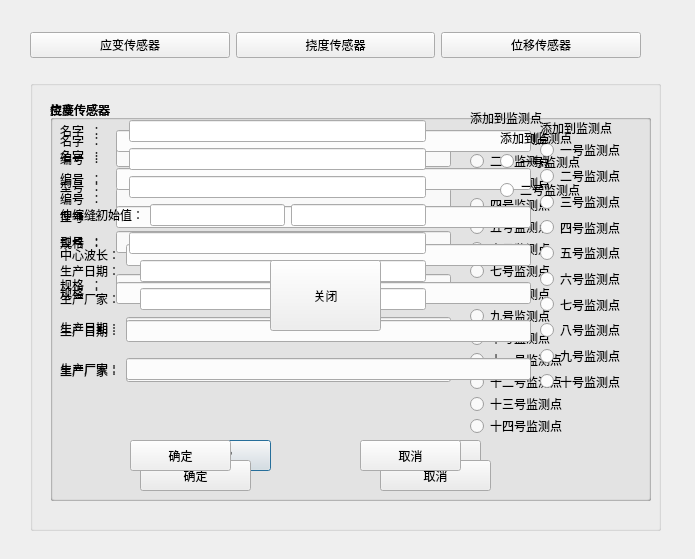
<?xml version="1.0" encoding="UTF-8"?>
<ui version="4.0">
 <class>sensorDialog</class>
 <widget class="QDialog" name="sensorDialog">
  <property name="geometry">
   <rect>
    <x>0</x>
    <y>0</y>
    <width>695</width>
    <height>559</height>
   </rect>
  </property>
  <property name="minimumSize">
   <size>
    <width>695</width>
    <height>559</height>
   </size>
  </property>
  <property name="maximumSize">
   <size>
    <width>695</width>
    <height>559</height>
   </size>
  </property>
  <property name="windowTitle">
   <string>Dialog</string>
  </property>
  <widget class="QGroupBox" name="groupBox">
   <property name="geometry">
    <rect>
     <x>30</x>
     <y>80</y>
     <width>631</width>
     <height>451</height>
    </rect>
   </property>
   <property name="title">
    <string/>
   </property>
   <property name="flat">
    <bool>true</bool>
   </property>
   <widget class="QGroupBox" name="naodu">
    <property name="geometry">
     <rect>
      <x>20</x>
      <y>20</y>
      <width>601</width>
      <height>401</height>
     </rect>
    </property>
    <property name="title">
     <string>挠度传感器</string>
    </property>
    <widget class="QWidget" name="layoutWidget_2">
     <property name="geometry">
      <rect>
       <x>10</x>
       <y>30</y>
       <width>391</width>
       <height>271</height>
      </rect>
     </property>
     <layout class="QVBoxLayout" name="verticalLayout_4">
      <item>
       <layout class="QHBoxLayout" name="horizontalLayout_16">
        <item>
         <widget class="QLabel" name="label_16">
          <property name="text">
           <string>名字  ：  </string>
          </property>
         </widget>
        </item>
        <item>
         <widget class="QLineEdit" name="lineEdit_15"/>
        </item>
       </layout>
      </item>
      <item>
       <layout class="QHBoxLayout" name="horizontalLayout_17">
        <item>
         <widget class="QLabel" name="label_17">
          <property name="text">
           <string>编号  ：  </string>
          </property>
         </widget>
        </item>
        <item>
         <widget class="QLineEdit" name="lineEdit_16"/>
        </item>
       </layout>
      </item>
      <item>
       <layout class="QHBoxLayout" name="horizontalLayout_18">
        <item>
         <widget class="QLabel" name="label_18">
          <property name="text">
           <string>型号  ：  </string>
          </property>
         </widget>
        </item>
        <item>
         <widget class="QLineEdit" name="lineEdit_17"/>
        </item>
       </layout>
      </item>
      <item>
       <layout class="QHBoxLayout" name="horizontalLayout_20">
        <item>
         <widget class="QLabel" name="label_20">
          <property name="text">
           <string>规格  ：  </string>
          </property>
         </widget>
        </item>
        <item>
         <widget class="QLineEdit" name="lineEdit_19"/>
        </item>
       </layout>
      </item>
      <item>
       <layout class="QHBoxLayout" name="horizontalLayout_21">
        <item>
         <widget class="QLabel" name="label_21">
          <property name="text">
           <string>生产日期：</string>
          </property>
         </widget>
        </item>
        <item>
         <widget class="QLineEdit" name="lineEdit_20"/>
        </item>
       </layout>
      </item>
      <item>
       <layout class="QHBoxLayout" name="horizontalLayout_22">
        <item>
         <widget class="QLabel" name="label_22">
          <property name="text">
           <string>生产厂家：</string>
          </property>
         </widget>
        </item>
        <item>
         <widget class="QLineEdit" name="lineEdit_21"/>
        </item>
       </layout>
      </item>
     </layout>
    </widget>
    <widget class="QLabel" name="label_19">
     <property name="geometry">
      <rect>
       <x>420</x>
       <y>10</y>
       <width>81</width>
       <height>16</height>
      </rect>
     </property>
     <property name="text">
      <string>添加到监测点</string>
     </property>
    </widget>
    <widget class="QPushButton" name="pushButton_8">
     <property name="geometry">
      <rect>
       <x>120</x>
       <y>340</y>
       <width>101</width>
       <height>31</height>
      </rect>
     </property>
     <property name="text">
      <string>确定</string>
     </property>
    </widget>
    <widget class="QPushButton" name="pushButton_9">
     <property name="geometry">
      <rect>
       <x>330</x>
       <y>340</y>
       <width>101</width>
       <height>31</height>
      </rect>
     </property>
     <property name="text">
      <string>取消</string>
     </property>
    </widget>
    <widget class="QWidget" name="layoutWidget">
     <property name="geometry">
      <rect>
       <x>420</x>
       <y>30</y>
       <width>101</width>
       <height>304</height>
      </rect>
     </property>
     <layout class="QVBoxLayout" name="verticalLayout_5">
      <item>
       <widget class="QRadioButton" name="radioButtonz1">
        <property name="text">
         <string>一号监测点</string>
        </property>
       </widget>
      </item>
      <item>
       <widget class="QRadioButton" name="radioButtonz2">
        <property name="text">
         <string>二号监测点</string>
        </property>
       </widget>
      </item>
      <item>
       <widget class="QRadioButton" name="radioButtonz3">
        <property name="text">
         <string>三号监测点</string>
        </property>
       </widget>
      </item>
      <item>
       <widget class="QRadioButton" name="radioButtonz4">
        <property name="text">
         <string>四号监测点</string>
        </property>
       </widget>
      </item>
      <item>
       <widget class="QRadioButton" name="radioButtonz5">
        <property name="text">
         <string>五号监测点</string>
        </property>
       </widget>
      </item>
      <item>
       <widget class="QRadioButton" name="radioButtonz6">
        <property name="text">
         <string>六号监测点</string>
        </property>
       </widget>
      </item>
      <item>
       <widget class="QRadioButton" name="radioButtonz7">
        <property name="text">
         <string>七号监测点</string>
        </property>
       </widget>
      </item>
      <item>
       <widget class="QRadioButton" name="radioButtonz8">
        <property name="text">
         <string>八号监测点</string>
        </property>
       </widget>
      </item>
      <item>
       <widget class="QRadioButton" name="radioButtonz9">
        <property name="text">
         <string>九号监测点</string>
        </property>
       </widget>
      </item>
      <item>
       <widget class="QRadioButton" name="radioButtonz10">
        <property name="text">
         <string>十号监测点</string>
        </property>
       </widget>
      </item>
      <item>
       <widget class="QRadioButton" name="radioButtonz11">
        <property name="text">
         <string>十一号监测点</string>
        </property>
       </widget>
      </item>
      <item>
       <widget class="QRadioButton" name="radioButtonz12">
        <property name="text">
         <string>十二号监测点</string>
        </property>
       </widget>
      </item>
      <item>
       <widget class="QRadioButton" name="radioButtonz13">
        <property name="text">
         <string>十三号监测点</string>
        </property>
       </widget>
      </item>
      <item>
       <widget class="QRadioButton" name="radioButtonz14">
        <property name="text">
         <string>十四号监测点</string>
        </property>
       </widget>
      </item>
     </layout>
    </widget>
   </widget>
   <widget class="QGroupBox" name="yingbian">
    <property name="geometry">
     <rect>
      <x>20</x>
      <y>20</y>
      <width>601</width>
      <height>401</height>
     </rect>
    </property>
    <property name="title">
     <string>应变传感器</string>
    </property>
    <property name="flat">
     <bool>false</bool>
    </property>
    <widget class="QPushButton" name="pushButton_4">
     <property name="geometry">
      <rect>
       <x>90</x>
       <y>360</y>
       <width>111</width>
       <height>31</height>
      </rect>
     </property>
     <property name="text">
      <string>确定</string>
     </property>
    </widget>
    <widget class="QPushButton" name="pushButton_5">
     <property name="geometry">
      <rect>
       <x>330</x>
       <y>360</y>
       <width>111</width>
       <height>31</height>
      </rect>
     </property>
     <property name="text">
      <string>取消</string>
     </property>
    </widget>
    <widget class="QLabel" name="label_15">
     <property name="geometry">
      <rect>
       <x>490</x>
       <y>20</y>
       <width>91</width>
       <height>16</height>
      </rect>
     </property>
     <property name="text">
      <string>添加到监测点</string>
     </property>
    </widget>
    <widget class="QWidget" name="layoutWidget">
     <property name="geometry">
      <rect>
       <x>10</x>
       <y>20</y>
       <width>471</width>
       <height>271</height>
      </rect>
     </property>
     <layout class="QVBoxLayout" name="verticalLayout">
      <item>
       <layout class="QHBoxLayout" name="horizontalLayout_2">
        <item>
         <widget class="QLabel" name="label">
          <property name="text">
           <string>名字  ：  </string>
          </property>
         </widget>
        </item>
        <item>
         <widget class="QLineEdit" name="lineEdit"/>
        </item>
       </layout>
      </item>
      <item>
       <layout class="QHBoxLayout" name="horizontalLayout_3">
        <item>
         <widget class="QLabel" name="label_2">
          <property name="text">
           <string>编号  ：  </string>
          </property>
         </widget>
        </item>
        <item>
         <widget class="QLineEdit" name="lineEdit_2"/>
        </item>
       </layout>
      </item>
      <item>
       <layout class="QHBoxLayout" name="horizontalLayout_5">
        <item>
         <widget class="QLabel" name="label_4">
          <property name="text">
           <string>型号  ：  </string>
          </property>
         </widget>
        </item>
        <item>
         <widget class="QLineEdit" name="lineEdit_4"/>
        </item>
       </layout>
      </item>
      <item>
       <layout class="QHBoxLayout" name="horizontalLayout_8">
        <item>
         <widget class="QLabel" name="label_7">
          <property name="text">
           <string>中心波长：</string>
          </property>
         </widget>
        </item>
        <item>
         <widget class="QLineEdit" name="lineEdit_7"/>
        </item>
       </layout>
      </item>
      <item>
       <layout class="QHBoxLayout" name="horizontalLayout_4">
        <item>
         <widget class="QLabel" name="label_3">
          <property name="text">
           <string>规格  ：  </string>
          </property>
         </widget>
        </item>
        <item>
         <widget class="QLineEdit" name="lineEdit_3"/>
        </item>
       </layout>
      </item>
      <item>
       <layout class="QHBoxLayout" name="horizontalLayout_7">
        <item>
         <widget class="QLabel" name="label_6">
          <property name="text">
           <string>生产日期：</string>
          </property>
         </widget>
        </item>
        <item>
         <widget class="QLineEdit" name="lineEdit_6"/>
        </item>
       </layout>
      </item>
      <item>
       <layout class="QHBoxLayout" name="horizontalLayout_6">
        <item>
         <widget class="QLabel" name="label_5">
          <property name="text">
           <string>生产厂家：</string>
          </property>
         </widget>
        </item>
        <item>
         <widget class="QLineEdit" name="lineEdit_5"/>
        </item>
       </layout>
      </item>
     </layout>
    </widget>
    <widget class="QWidget" name="layoutWidget">
     <property name="geometry">
      <rect>
       <x>490</x>
       <y>40</y>
       <width>97</width>
       <height>251</height>
      </rect>
     </property>
     <layout class="QVBoxLayout" name="verticalLayout_3">
      <item>
       <widget class="QRadioButton" name="radioButton1">
        <property name="text">
         <string>一号监测点</string>
        </property>
       </widget>
      </item>
      <item>
       <widget class="QRadioButton" name="radioButton2">
        <property name="text">
         <string>二号监测点</string>
        </property>
       </widget>
      </item>
      <item>
       <widget class="QRadioButton" name="radioButton3">
        <property name="text">
         <string>三号监测点</string>
        </property>
       </widget>
      </item>
      <item>
       <widget class="QRadioButton" name="radioButton4">
        <property name="text">
         <string>四号监测点</string>
        </property>
       </widget>
      </item>
      <item>
       <widget class="QRadioButton" name="radioButton5">
        <property name="text">
         <string>五号监测点</string>
        </property>
       </widget>
      </item>
      <item>
       <widget class="QRadioButton" name="radioButton6">
        <property name="text">
         <string>六号监测点</string>
        </property>
       </widget>
      </item>
      <item>
       <widget class="QRadioButton" name="radioButton7">
        <property name="text">
         <string>七号监测点</string>
        </property>
       </widget>
      </item>
      <item>
       <widget class="QRadioButton" name="radioButton8">
        <property name="text">
         <string>八号监测点</string>
        </property>
       </widget>
      </item>
      <item>
       <widget class="QRadioButton" name="radioButton9">
        <property name="text">
         <string>九号监测点</string>
        </property>
       </widget>
      </item>
      <item>
       <widget class="QRadioButton" name="radioButton10">
        <property name="text">
         <string>十号监测点</string>
        </property>
       </widget>
      </item>
     </layout>
    </widget>
   </widget>
   <widget class="QGroupBox" name="weiyi">
    <property name="geometry">
     <rect>
      <x>20</x>
      <y>20</y>
      <width>601</width>
      <height>401</height>
     </rect>
    </property>
    <property name="title">
     <string>位移传感器</string>
    </property>
    <widget class="QWidget" name="layoutWidget_3">
     <property name="geometry">
      <rect>
       <x>10</x>
       <y>20</y>
       <width>366</width>
       <height>192</height>
      </rect>
     </property>
     <layout class="QVBoxLayout" name="verticalLayout_6">
      <item>
       <layout class="QHBoxLayout" name="horizontalLayout_19">
        <item>
         <widget class="QLabel" name="label_23">
          <property name="text">
           <string>名字  ：      </string>
          </property>
         </widget>
        </item>
        <item>
         <widget class="QLineEdit" name="lineEdit_18"/>
        </item>
       </layout>
      </item>
      <item>
       <layout class="QHBoxLayout" name="horizontalLayout_23">
        <item>
         <widget class="QLabel" name="label_24">
          <property name="text">
           <string>编号  ：      </string>
          </property>
         </widget>
        </item>
        <item>
         <widget class="QLineEdit" name="lineEdit_22"/>
        </item>
       </layout>
      </item>
      <item>
       <layout class="QHBoxLayout" name="horizontalLayout_24">
        <item>
         <widget class="QLabel" name="label_25">
          <property name="text">
           <string>型号  ：      </string>
          </property>
         </widget>
        </item>
        <item>
         <widget class="QLineEdit" name="lineEdit_23"/>
        </item>
       </layout>
      </item>
      <item>
       <layout class="QHBoxLayout" name="horizontalLayout_25">
        <item>
         <widget class="QLabel" name="label_26">
          <property name="text">
           <string>伸缩缝初始值：</string>
          </property>
         </widget>
        </item>
        <item>
         <widget class="QLineEdit" name="lineEdit_28"/>
        </item>
        <item>
         <widget class="QLineEdit" name="lineEdit_24"/>
        </item>
       </layout>
      </item>
      <item>
       <layout class="QHBoxLayout" name="horizontalLayout_26">
        <item>
         <widget class="QLabel" name="label_27">
          <property name="text">
           <string>规格  ：      </string>
          </property>
         </widget>
        </item>
        <item>
         <widget class="QLineEdit" name="lineEdit_25"/>
        </item>
       </layout>
      </item>
      <item>
       <layout class="QHBoxLayout" name="horizontalLayout_27">
        <item>
         <widget class="QLabel" name="label_28">
          <property name="text">
           <string>生产日期：    </string>
          </property>
         </widget>
        </item>
        <item>
         <widget class="QLineEdit" name="lineEdit_26"/>
        </item>
       </layout>
      </item>
      <item>
       <layout class="QHBoxLayout" name="horizontalLayout_28">
        <item>
         <widget class="QLabel" name="label_29">
          <property name="text">
           <string>生产厂家：    </string>
          </property>
         </widget>
        </item>
        <item>
         <widget class="QLineEdit" name="lineEdit_27"/>
        </item>
       </layout>
      </item>
     </layout>
    </widget>
    <widget class="QLabel" name="label_30">
     <property name="geometry">
      <rect>
       <x>450</x>
       <y>30</y>
       <width>81</width>
       <height>16</height>
      </rect>
     </property>
     <property name="text">
      <string>添加到监测点</string>
     </property>
    </widget>
    <widget class="QPushButton" name="pushButton_10">
     <property name="geometry">
      <rect>
       <x>80</x>
       <y>340</y>
       <width>101</width>
       <height>31</height>
      </rect>
     </property>
     <property name="text">
      <string>确定</string>
     </property>
    </widget>
    <widget class="QPushButton" name="pushButton_11">
     <property name="geometry">
      <rect>
       <x>310</x>
       <y>340</y>
       <width>101</width>
       <height>31</height>
      </rect>
     </property>
     <property name="text">
      <string>取消</string>
     </property>
    </widget>
    <widget class="QWidget" name="layoutWidget">
     <property name="geometry">
      <rect>
       <x>450</x>
       <y>50</y>
       <width>91</width>
       <height>51</height>
      </rect>
     </property>
     <layout class="QVBoxLayout" name="verticalLayout_7">
      <item>
       <widget class="QRadioButton" name="radioButtonA">
        <property name="text">
         <string>一号监测点</string>
        </property>
       </widget>
      </item>
      <item>
       <widget class="QRadioButton" name="radioButtonB">
        <property name="text">
         <string>二号监测点</string>
        </property>
       </widget>
      </item>
     </layout>
    </widget>
   </widget>
  </widget>
  <widget class="QPushButton" name="pushButton_12">
   <property name="geometry">
    <rect>
     <x>270</x>
     <y>260</y>
     <width>111</width>
     <height>71</height>
    </rect>
   </property>
   <property name="text">
    <string>关闭</string>
   </property>
  </widget>
  <widget class="QWidget" name="layoutWidget">
   <property name="geometry">
    <rect>
     <x>30</x>
     <y>10</y>
     <width>611</width>
     <height>71</height>
    </rect>
   </property>
   <layout class="QHBoxLayout" name="horizontalLayout">
    <item>
     <widget class="QPushButton" name="pushButton_2">
      <property name="text">
       <string>应变传感器</string>
      </property>
     </widget>
    </item>
    <item>
     <widget class="QPushButton" name="pushButton">
      <property name="text">
       <string>挠度传感器</string>
      </property>
     </widget>
    </item>
    <item>
     <widget class="QPushButton" name="pushButton_3">
      <property name="text">
       <string>位移传感器</string>
      </property>
     </widget>
    </item>
   </layout>
  </widget>
 </widget>
 <resources/>
 <connections/>
</ui>
